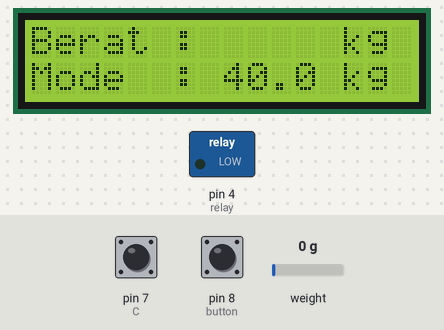
Bench run of a sketch on a simulated Arduino Uno, built with avr-gcc and run on an emulated ATmega328P. Shown: 16×2 character LCD, switched loads named in the sketch (green lamp = pin HIGH). The test bench sets the inputs (shaded band); at power-on: pin 8 (button) HIGH, weight on the scale 0 g, pin 7 (C) HIGH. What the sketch prints to the serial monitor is not drawn.

Above: at 3.2 s.
3.3 s: pin 8 (button) pulled LOW for 0.15 s
At 4.6 s:
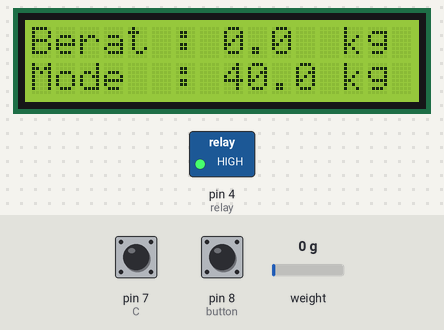
4.9 s: weight on the scale set to 100 g
At 6.1 s:
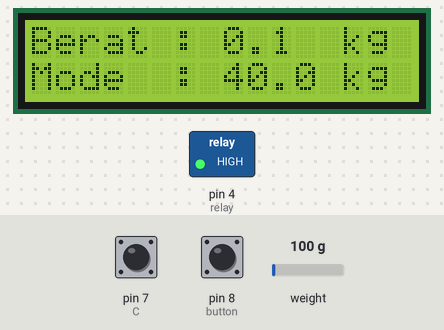
6.5 s: weight on the scale set to 1250 g
At 7.4 s:
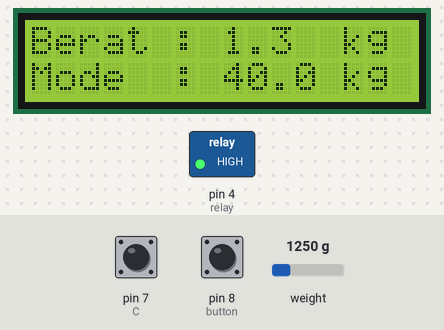
8.0 s: weight on the scale set to 2500 g
At 8.9 s:
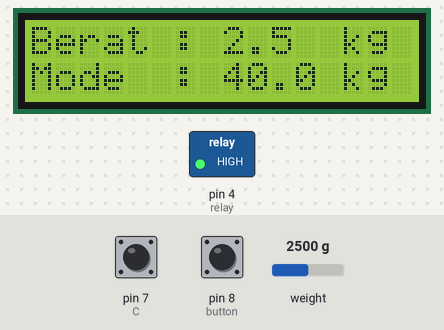
Timing chart, 0 to 10.6 s (numbered marks = the images above; inputs shaded):
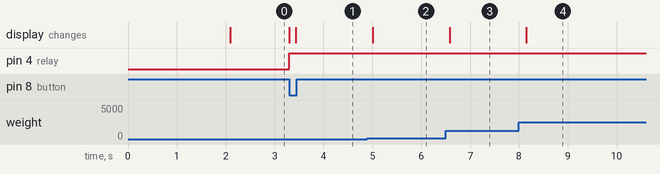

The sketch:

automaticscale_ptsunmortar.ino
```cpp
#include "HX711.h"
#include <Wire.h>
#include <LiquidCrystal_I2C.h>

#define CLK  2
#define DOUT  3
#define relay 4
#define SW 5
#define DT 6
#define C 7
#define button 8

LiquidCrystal_I2C lcd(0x27 , 2, 1, 0, 4, 5, 6, 7, 3, POSITIVE);
//sda LCD = A4
//scl LCD = A5
HX711 myLoadCell;

int state = 0;
float calibration = 13000; //Kalibrasi di sini
float units;
static char massa[6];
int counter = 0;
float angle = 40;
int currentStateCLK;
int lastStateCLK;
unsigned long lastButtonPress = 0;
unsigned long start_time;

void setup() {
  Serial.begin(9600);
  state = 0;

  //  relay
  pinMode(relay, OUTPUT);
  digitalWrite(relay, LOW);

  //  button
  pinMode(button, INPUT_PULLUP);

  //  rotary encoder
  pinMode(C, INPUT);
  pinMode(DT, INPUT);
  pinMode(SW, INPUT_PULLUP);
  lastStateCLK = digitalRead(C);

  //  loadcell
  myLoadCell.begin(DOUT, CLK);
  myLoadCell.set_scale();
  myLoadCell.tare();
  long zero_factor = myLoadCell.read_average();

  //  lcd
  lcd.begin(16, 2);
}

void loop() {
  while (state == 0) {
    digitalWrite(relay, LOW);
    rotary();
    //    loadcell();
    tampilan();
    if (digitalRead(button) == LOW) {
      state = 1;
      lcd.clear();
      break;
    }
  }
  while (state == 1) {
    digitalWrite(relay, HIGH);
    loadcell();
    tampilan();
    if (units >= angle) {
      lcd.clear();
      digitalWrite(relay, LOW);
      state = 0;
    }
  }
}

void loadcell () {
  myLoadCell.set_scale(calibration);
  units = myLoadCell.get_units(), 1;
  if (units < 0)
  {
    units = 0.00;
  }
  Serial.print("Berat: ");
  Serial.print(units);
  Serial.println(" gr");
  dtostrf(units, -5, 1, massa);
}

void rotary() {
  currentStateCLK = digitalRead(C);
  if (currentStateCLK != lastStateCLK) {
    if (digitalRead(DT) != currentStateCLK) {
      counter ++;
      angle = angle + 0.05;

    }
    else {
      counter --;
      angle = angle - 0.05;
    }
    if (counter >= 30 ) {
      counter = 0;
    }
    Serial.print("Mode : ");
    Serial.println(angle);
  }
  lastStateCLK = currentStateCLK;
}

void tampilan() {
  if ((millis() - start_time) >= 10) {
    start_time = millis();
    lcd.setCursor(0, 0);
    lcd.print("Berat :");
    lcd.setCursor(13, 0);
    lcd.print("kg");
    lcd.setCursor(0, 1);
    lcd.print("Mode  :");
    lcd.setCursor(13, 1);
    lcd.print("kg");
    lcd.setCursor(8, 0);
    lcd.print(massa);
    lcd.setCursor(8, 1);
    lcd.print(angle, 1);
  }
}
```

Measured:
- after the input at 3.3 s, pin 4 (relay): LOW → HIGH at once; the display: first changes at once (image 1 shows a later state)
- after the input at 4.9 s, the display: changes after 0.11 s (image 2)
- after the input at 6.5 s, the display: changes after 0.08 s (image 3)
- after the input at 8.0 s, the display: changes after 0.15 s (image 4)
